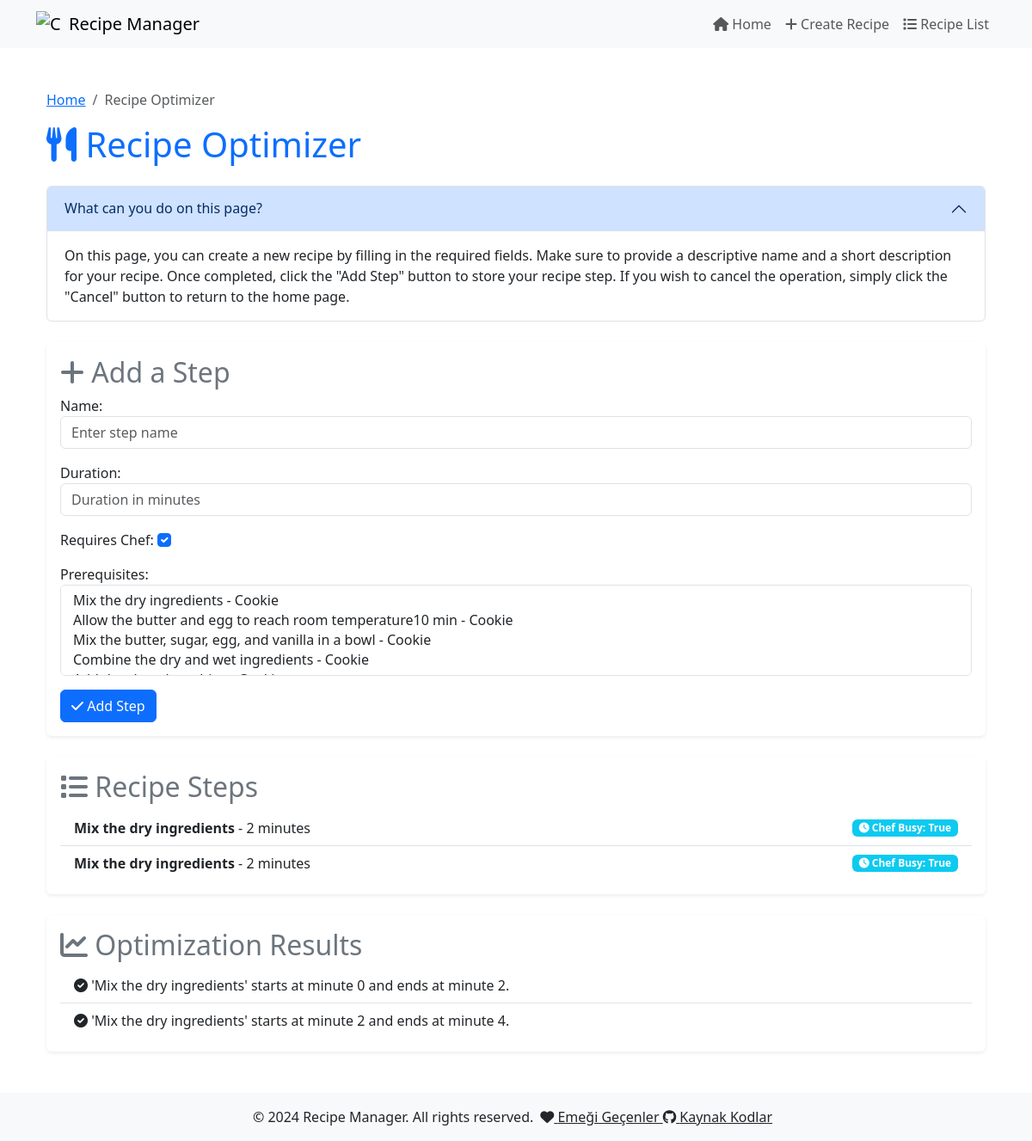
The app's page /optimize/3/ with its own data.
### recipe_optimizer/models.py (models this page shows, shortened)
class RecipeStep(models.Model):
    recipe = models.ForeignKey(Recipe, related_name='steps', on_delete=models.CASCADE)
    name = models.CharField(max_length=200)
    duration = models.PositiveIntegerField()  # Adım süresi (dakika)
    occupies_chef = models.BooleanField(default=True)  # Şefi meşgul ediyor mu?
    prerequisites = models.ManyToManyField('self', symmetrical=False, blank=True)  # Önceki adımlar
    def __str__(self):
        return f"{self.name} - {self.recipe.name}"

class Recipe(models.Model):
    name = models.CharField(max_length=200)
    description = models.TextField()
    created_at = models.DateTimeField(auto_now_add=True)

### recipe_optimizer/views.py (the view)
# urls.py: path('optimize/<int:recipe_id>/', views.optimize_recipe, name='optimize'),
def optimize_recipe(request, recipe_id):
    recipe = get_object_or_404(Recipe, pk=recipe_id)  # Get the recipe using recipe_id
    if request.method == 'POST':
        form = RecipeStepForm(request.POST)
        if form.is_valid():
            step = form.save(commit=False)
            step.recipe = recipe  # Assign the recipe
            step.save()  # Save the step with the assigned recipe
            return redirect('optimize', recipe_id=recipe_id)
    else:
        form = RecipeStepForm()
    steps = RecipeStep.objects.filter(recipe=recipe)  # Get steps for the recipe
    results = []
    if steps:
        results = calculate_time(steps)
    return render(request, 'optimize.html', {'form': form, 'steps': steps, 'results': results, 'recipe': recipe})

### recipe_optimizer/forms.py
class RecipeStepForm(forms.ModelForm):
    class Meta:
        model = RecipeStep
        fields = ['name', 'duration', 'occupies_chef', 'prerequisites']
        widgets = {
            'name': forms.TextInput(attrs={
                'class': 'form-control',
                'placeholder': 'Enter step name',
                'required': 'required'
            }),
            'duration': forms.NumberInput(attrs={
                'class': 'form-control',
                'placeholder': 'Duration in minutes',
                'min': '1',
                'required': 'required'
            }),
            'occupies_chef': forms.CheckboxInput(attrs={
                'class': 'form-check-input'
            }),
            'prerequisites': forms.SelectMultiple(attrs={
                'class': 'form-select',
                'multiple': 'multiple'
            }),
        }
    def __init__(self, *args, **kwargs):
        super().__init__(*args, **kwargs)
        self.fields['occupies_chef'].label = "Requires Chef"  # Checkbox label
        self.fields['prerequisites'].label = "Prerequisites"  # Dropdown label

### templates/optimize.html (shortened to what this page needs)
{% extends 'base.html' %}
{% block content %}
<div class="container mt-5">
    <nav aria-label="breadcrumb">
        <ol class="breadcrumb">
            <li class="breadcrumb-item"><a href="{% url 'index' %}">Home</a></li>
            <li class="breadcrumb-item active" aria-current="page">Recipe Optimizer</li>
        </ol>
    </nav>
    <h1 class="mb-4 text-primary"><i class="fas fa-utensils"></i> Recipe Optimizer</h1>
    <div class="accordion mb-4" id="helpAccordion">
        <div class="accordion-item">
            <h2 class="accordion-header" id="headingOne">
                <button class="accordion-button" type="button" data-bs-toggle="collapse" data-bs-target="#collapseOne" aria-expanded="true" aria-controls="collapseOne">
                    What can you do on this page?
                </button>
            </h2>
            <div id="collapseOne" class="accordion-collapse collapse show" aria-labelledby="headingOne" data-bs-parent="#helpAccordion">
                <div class="accordion-body">
                    On this page, you can create a new recipe by filling in the required fields. Make sure to provide a descriptive name and a short description for your recipe. Once completed, click the "Add Step" button to store your recipe step. If you wish to cancel the operation, simply click the "Cancel" button to return to the home page.
                </div>
            </div>
        </div>
    </div>
    <div class="card mb-4 shadow-sm border-0">
        <div class="card-body">
            <h2 class="card-title text-secondary"><i class="fas fa-plus"></i> Add a Step</h2>
            <form method="POST">
                <div class="mb-3">
                    {{ form.as_p }}
                </div>
                <button type="submit" class="btn btn-primary"><i class="fas fa-check"></i> Add Step</button>
            </form>
        </div>
    </div>
    <div class="card mb-4 shadow-sm border-0">
        <div class="card-body">
            <h2 class="card-title text-secondary"><i class="fas fa-list"></i> Recipe Steps</h2>
            <ul class="list-group list-group-flush">
                {% for step in steps %}
                <li class="list-group-item d-flex justify-content-between align-items-center">
                    <div>
                        <strong>{{ step.name }}</strong> - {{ step.duration }} minutes
                    </div>
                    <span class="badge bg-info text-white"><i class="fas fa-clock"></i> Chef Busy: {{ step.occupies_chef }}</span>
                </li>
                {% endfor %}
            </ul>
        </div>
    </div>
    <div class="card shadow-sm border-0">
        <div class="card-body">
            <h2 class="card-title text-secondary"><i class="fas fa-chart-line"></i> Optimization Results</h2>
            <ul class="list-group list-group-flush">
                {% for result in results %}
                <li class="list-group-item"><i class="fas fa-check-circle"></i> {{ result }}</li>
                {% endfor %}
            </ul>
        </div>
    </div>
</div>
{% endblock %}

### records on screen
RecipeStep: occupies_chef "☑"
RecipeStep: name "Mix the dry ingredients", duration "2", occupies_chef "True"
RecipeStep: name "Mix the dry ingredients", duration "2", occupies_chef "True"

### other values on screen
{{ result }} "'Mix the dry ingredients' starts at minute 0 and ends at minute 2." "'Mix the dry ingredients' starts at minute 2 and ends at minute 4."
